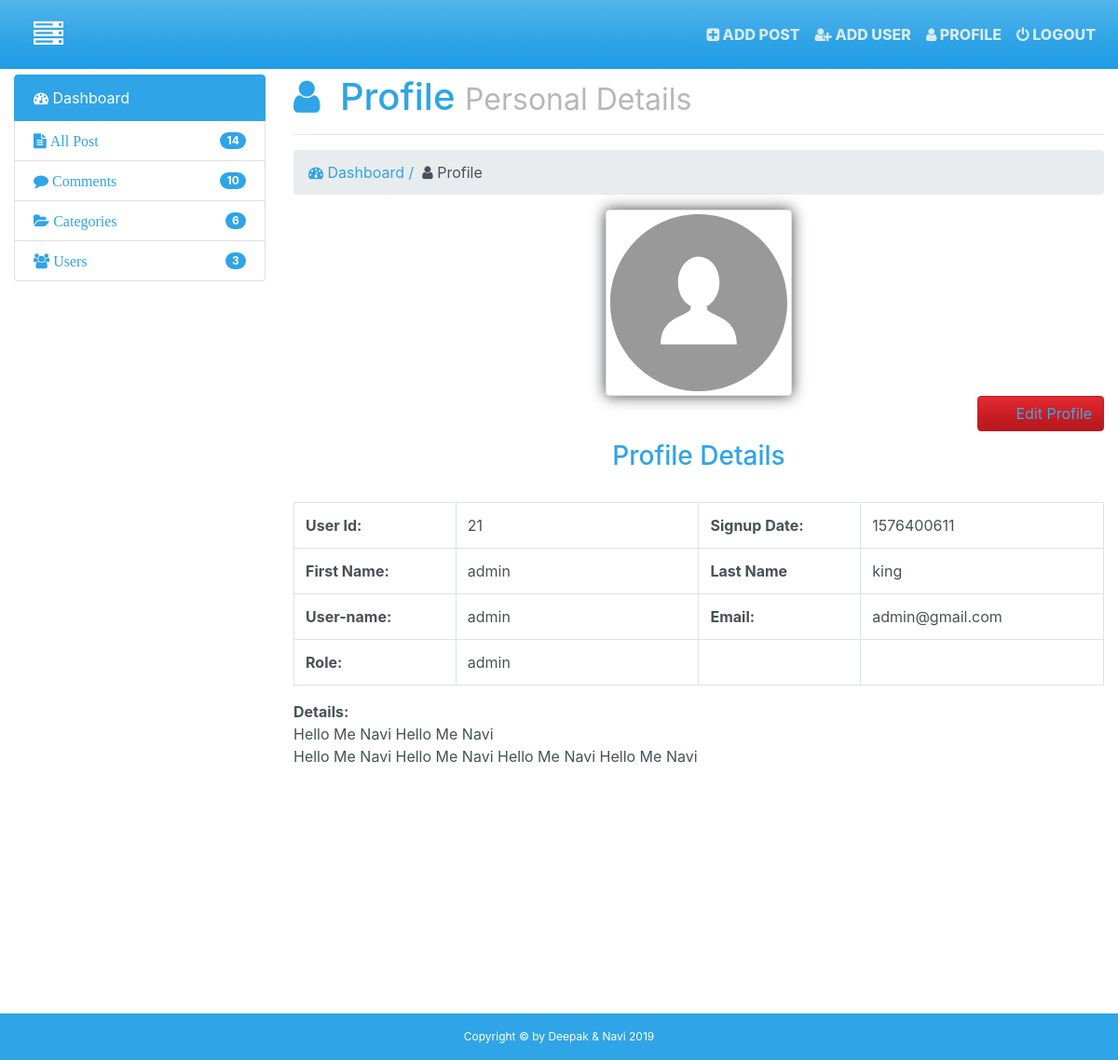
Before: /admin/profile.php (signed in) with the older database file.
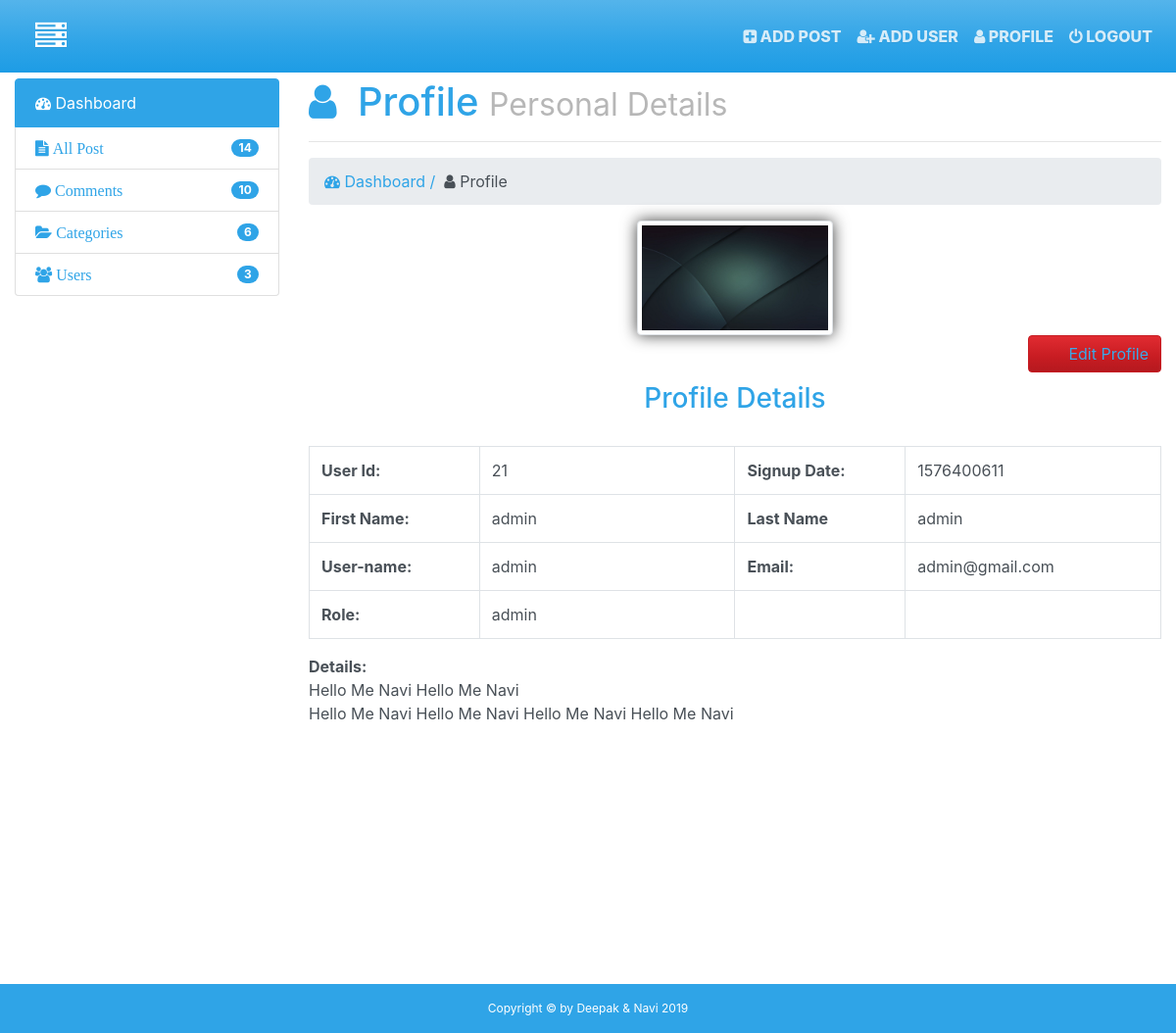
After: the same page with the newer database file.
### tables this page shows
CREATE TABLE `users` (
  `id` int(11) NOT NULL,
  `date` int(11) NOT NULL,
  `first_name` varchar(255) NOT NULL,
  `last_name` varchar(255) NOT NULL,
  `username` varchar(255) NOT NULL,
  `image` varchar(255) NOT NULL,
  `password` varchar(255) NOT NULL,
  `roll` varchar(255) NOT NULL,
  `details` text NOT NULL,
  `salt` varchar(255) NOT NULL DEFAULT '$2y$10$hellodeepakvermanaviii',
  `email` varchar(255) NOT NULL
);

### admin/profile.php (the view, shortened to what this page needs)
<?php require_once('../inc/db.php'); ?>
<?php
$session_username = $_SESSION['username'];
$query = "SELECT * FROM users WHERE username = '$session_username'";
$run = mysqli_query($con,$query);
$row = mysqli_fetch_array($run);
$image = $row['image'];
$id = $row['id'];
$date = $row['date'];
$first_name = $row['first_name'];
$last_name = $row['last_name'];
$username = $row['username'];
$email = $row['email'];
$role = $row['roll'];
?>
<!DOCTYPE html>
<html>
  <head>
    <?php require_once('inc/top.php');?>
  </head>
  <body id="profile">
    <?php require_once('inc/header.php');?>
  <div class="container-fluid">
    <div class="row">
      <div class="col-md-3">
        <?php require_once('inc/sidebar.php');?>
      </div>
      <div class="col-md-9">
        <h1><i class="fa fa-user"></i>&nbsp Profile
          <small class="smalld">Personal Details</small>
          <hr>
        </h1>
        <ol class="breadcrumb">
          <li><a href="index.html"><i class="fa fa-tachometer"></i> Dashboard / &nbsp </a></li>
          <li class="active"><i class="fa fa-user"></i> Profile</li>
        </ol>
      <div class="row">
        <div class="col-md-12">
          <center><img src="img/<?php echo $image; ?>" id="profile-img" width="200px" class="img-circle img-thumbnail"></center>
      <a href="edit-profile.php?edit=<?php echo $id; ?>" class="btn btn-danger pull-right">Edit Profile</a>
      <br/><br/>
      <h3><center>Profile Details</center></h3>
      <br/>
      <table class="table table-hover table-bordered">
        <tr>
          <td width="20%"><b>User Id:</b></td>
          <td width="30%"><?php echo $id; ?></td>
          <td width="20%"><b>Signup Date:</b></td>
          <td width="30%"><?php echo $date; ?></td>
        </tr>
         <tr>
          <td width="20%"><b>First Name:</b></td>
          <td width="30%"><?php echo $first_name; ?></td>
          <td width="20%"><b>Last Name</b></td>
          <td width="30%"><?php echo $last_name; ?></td>
        </tr>
         <tr>
          <td width="20%"><b>User-name:</b></td>
          <td width="30%"><?php echo $username; ?></td>
          <td width="20%"><b>Email:</b></td>
          <td width="30%"><?php echo $email; ?></td>
        </tr>
         <tr>
          <td width="20%"><b>Role:</b></td>
          <td width="30%"><?php echo $role; ?></td>
          <td width="20%"><b></b></td>
          <td width="30%"></td>
        </tr>
      </table>
      <div class="row">
        <div class="col-lg-8 col-sm-12">
          <b>Details:</b>
          <div>Hello Me Navi
          Hello Me Navi</div>
          Hello Me Navi
          Hello Me Navi
          Hello Me Navi
          Hello Me Navi
        </div>
      </div>
        </div>
      </div>
      </div>
    </div>
  </div><br>
  <?php require_once('inc/footer.php');?>
  </body>
</html>

Changed rows visible on the page:
changed users "admin": image: picture added in place of a placeholder; last_name "king" → "admin"
